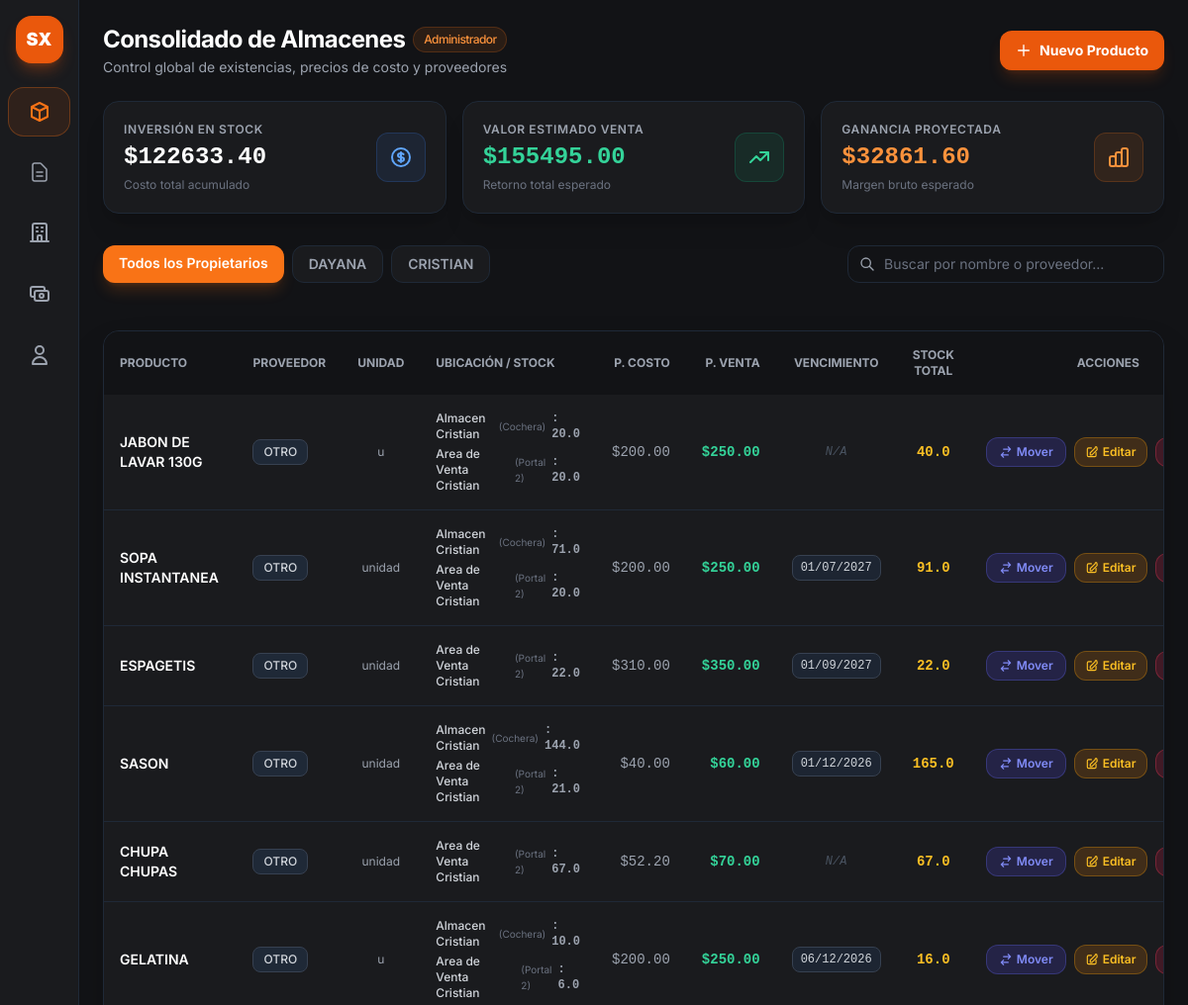
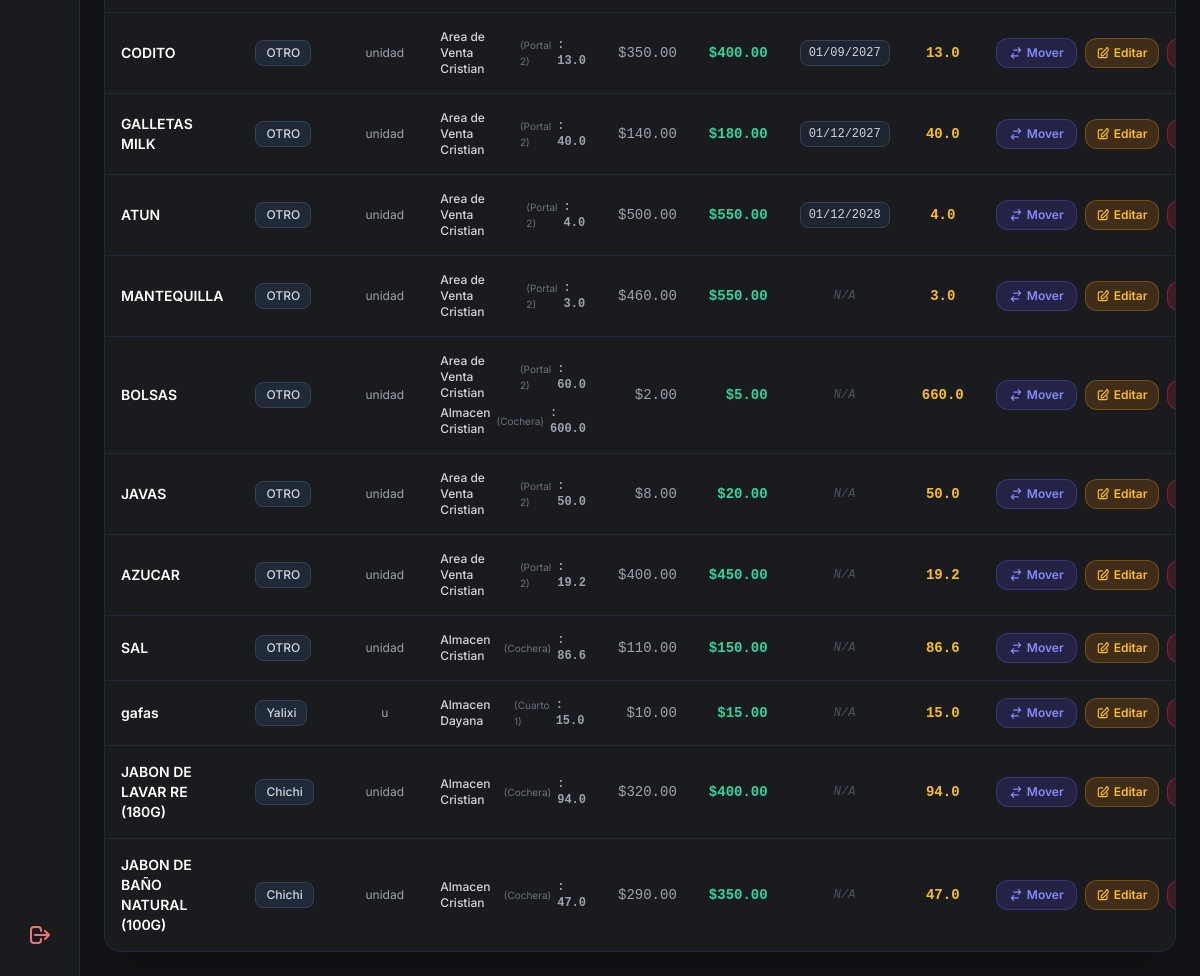
Page /admin (signed in) on the earlier database version (2 pictures, top to bottom).
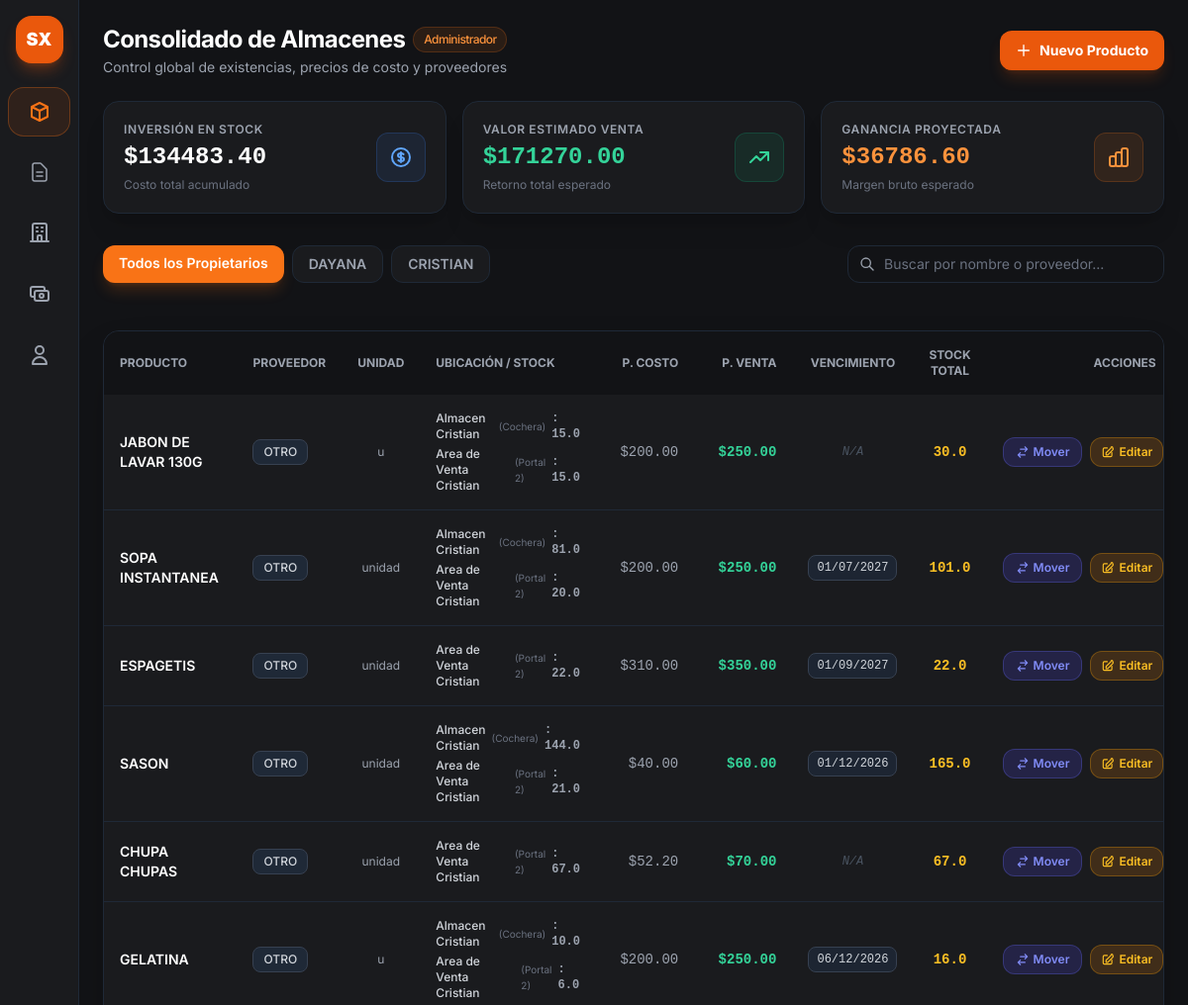
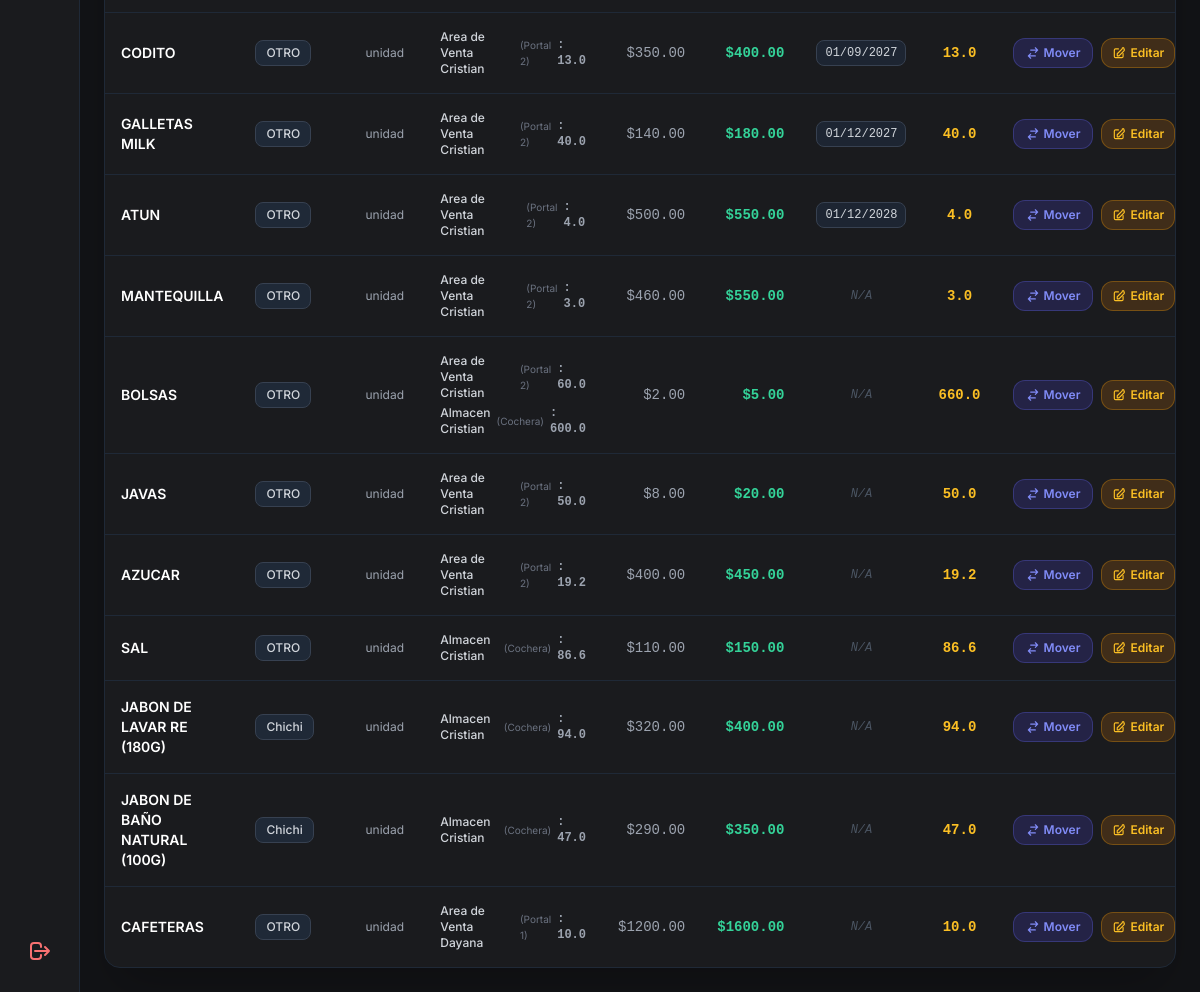
Same page on the later database version (2 pictures, top to bottom).
### app.py (models this page shows, shortened)
class Propietario(db.Model):
    __tablename__ = 'propietarios'
    id = db.Column(db.Integer, primary_key=True)
    nombre = db.Column(db.String(100), nullable=False, unique=True)
    descripcion = db.Column(db.String(200))
    productos = db.relationship('Producto', backref='propietario', lazy=True)

class Producto(db.Model):
    __tablename__ = 'productos'
    id = db.Column(db.Integer, primary_key=True)
    codigo = db.Column(db.String(50), nullable=True)
    nombre = db.Column(db.String(100), nullable=False)
    unidad_medida = db.Column(db.String(20), default='unidad')
    propietario_id = db.Column(db.Integer, db.ForeignKey('propietarios.id'), nullable=True)
    precio_costo = db.Column(db.Float, default=0.0)
    precio_venta = db.Column(db.Float, default=0.0)
    fecha_vencimiento = db.Column(db.Date, nullable=True)
    proveedor_id = db.Column(db.Integer, db.ForeignKey('proveedores.id'), nullable=True)
    proveedor = db.relationship('Proveedor', backref=db.backref('productos', lazy=True))
    estado_pago = db.Column(db.String(20), default="Pagado")
    monto_pendiente = db.Column(db.Float, default=0.0)
    fecha_creacion = db.Column(db.DateTime, default=datetime.utcnow)
    stocks = db.relationship('StockAlmacen', backref='producto', cascade="all, delete-orphan", lazy=True)
    @property
    def cantidad_total(self):
        return sum(s.cantidad for s in self.stocks)

class Proveedor(db.Model):
    __tablename__ = 'proveedores'
    id = db.Column(db.Integer, primary_key=True)
    nombre = db.Column(db.String(100), nullable=False, unique=True)
    telefono = db.Column(db.String(30), nullable=True)
    contacto = db.Column(db.String(100), nullable=True)

class StockAlmacen(db.Model):
    __tablename__ = 'stock_almacen'
    id = db.Column(db.Integer, primary_key=True)
    producto_id = db.Column(db.Integer, db.ForeignKey('productos.id'), nullable=False)
    almacen_id = db.Column(db.Integer, db.ForeignKey('almacenes.id'), nullable=False)
    cantidad = db.Column(db.Float, default=0.0)

class Almacen(db.Model):
    __tablename__ = 'almacenes'
    id = db.Column(db.Integer, primary_key=True)
    nombre = db.Column(db.String(100), nullable=False, unique=True)
    ubicacion = db.Column(db.String(150), nullable=True)
    es_area_venta = db.Column(db.Boolean, default=False)
    stocks = db.relationship('StockAlmacen', backref='almacen', cascade="all, delete-orphan", lazy=True)

### app.py (the view)
@app.route("/admin")
def vista_admin():
    if "user" not in session or session.get("rol") != "admin":
        return redirect(url_for("login"))
    almacenes = Almacen.query.all()
    proveedores = Proveedor.query.all()
    propietarios = Propietario.query.all()
    tipos_operacion = TipoOperacion.query.all()
    conceptos = ConceptoMovimiento.query.all()
    conceptos_json = [
        {"id": c.id, "tipo_id": c.tipo_id, "nombre": c.nombre}
        for c in conceptos
    ]
    propietario_filtro_id = request.args.get("propietario_id", "todos")
    if propietario_filtro_id != "todos" and propietario_filtro_id.isdigit():
        productos = Producto.query.filter_by(
            propietario_id=int(propietario_filtro_id)
        ).all()
    else:
        productos = Producto.query.all()
    inversion_stock = 0.0
    valor_venta = 0.0
    for p in productos:
        stock_total = p.cantidad_total
        costo = p.precio_costo or 0.0
        precio = p.precio_venta or 0.0
        inversion_stock += costo * stock_total
        valor_venta += precio * stock_total
    ganancia_proyectada = valor_venta - inversion_stock
    efectivo_caja = session.get("efectivo_caja", 0.0)
    return render_template(
        "admin_almacenes.html",
        almacenes=almacenes,
        proveedores=proveedores,
        propietarios=propietarios,
        tipos_operacion=tipos_operacion,
        conceptos=conceptos,
        conceptos_json=conceptos_json,  # <--- Variable JSON inyectada
        productos=productos,
        propietario_filtro_id=str(propietario_filtro_id),
        total_invertido=inversion_stock,
        total_venta_estimada=valor_venta,  # Nombre requerido por el HTML
        ganancia_potencial=ganancia_proyectada,  # Nombre requerido por el HTML
        efectivo_caja=efectivo_caja,
        hoy=date.today(),  # Para el cálculo de fecha_vencimiento en el HTML
    )

### app.py (called while the page is built)
@app.context_processor
def inject_today():
    return {'hoy': date.today()}

### templates/admin_almacenes.html (shortened to what the changed rows need)
{% extends "base.html" %}
{% block content %}
<header class="p-6 space-y-6">
    <div class="flex flex-col sm:flex-row sm:items-center justify-between gap-4">
        <div>
            <h1 class="text-2xl font-bold text-white tracking-tight flex items-center gap-2">
                Consolidado de Almacenes
                <span class="text-xs font-medium px-2.5 py-1 rounded-full bg-orange-500/10 text-orange-400 border border-orange-500/20">
                    Administrador
                </span>
            </h1>
        </div>
    </div>
    <div class="grid grid-cols-1 md:grid-cols-3 gap-4">
        <div class="bg-[#1a1b1e] border border-gray-800 rounded-2xl p-5 shadow-xl flex items-center justify-between">
            <div>
                <p class="text-xs font-semibold text-gray-400 uppercase tracking-wider">Inversión en Stock</p>
                <h4 class="text-2xl font-bold text-white font-mono mt-1">
                    ${{ "%.2f"|format(total_invertido) }}
                </h4>
                <p class="text-xs text-gray-500 mt-1">Costo total acumulado</p>
            </div>
        </div>
        <div class="bg-[#1a1b1e] border border-gray-800 rounded-2xl p-5 shadow-xl flex items-center justify-between">
            <div>
                <p class="text-xs font-semibold text-gray-400 uppercase tracking-wider">Valor Estimado Venta</p>
                <h4 class="text-2xl font-bold text-emerald-400 font-mono mt-1">
                    ${{ "%.2f"|format(total_venta_estimada) }}
                </h4>
                <p class="text-xs text-gray-500 mt-1">Retorno total esperado</p>
            </div>
        </div>
        <div class="bg-[#1a1b1e] border border-gray-800 rounded-2xl p-5 shadow-xl flex items-center justify-between">
            <div>
                <p class="text-xs font-semibold text-gray-400 uppercase tracking-wider">Ganancia Proyectada</p>
                <h4 class="text-2xl font-bold text-orange-400 font-mono mt-1">
                    ${{ "%.2f"|format(ganancia_potencial) }}
                </h4>
                <p class="text-xs text-gray-500 mt-1">Margen bruto esperado</p>
            </div>
        </div>
    </div>
    <div class="flex flex-col md:flex-row gap-4 items-center justify-between pt-2">
        <div class="flex flex-wrap gap-2 w-full md:w-auto">
            <a href="?propietario_id=todos"
                class="px-4 py-2 rounded-xl text-sm font-semibold transition-all {% if propietario_filtro_id == 'todos' %}bg-orange-500 text-white shadow-lg shadow-orange-500/20{% else %}bg-[#1a1b1e] text-gray-400 border border-gray-800 hover:bg-gray-800{% endif %}">
                Todos los Propietarios
            </a>
            {% for prop in propietarios %}
            <a href="?propietario_id={{ prop.id }}"
                class="px-4 py-2 rounded-xl text-sm font-semibold transition-all {% if propietario_filtro_id == prop.id|string %}bg-orange-500 text-white shadow-lg shadow-orange-500/20{% else %}bg-[#1a1b1e] text-gray-400 border border-gray-800 hover:bg-gray-800{% endif %}">
                {{ prop.nombre }}
            </a>
            {% endfor %}
        </div>
    </div>
</header>
    <section class="p-6 flex-1">
        <div class="bg-[#1a1b1e] border border-gray-800 rounded-2xl overflow-hidden shadow-2xl">
            <div class="overflow-x-auto">
                <table class="w-full text-left border-collapse text-sm">
                    <thead>
                        <tr class="bg-[#121316] text-gray-400 uppercase text-xs">
                            <th class="p-4">Producto</th>
                            <th class="p-4">Proveedor</th>
                            <th class="p-4 text-center">Unidad</th>
                            <th class="p-4">Ubicación / Stock</th>
                            <th class="p-4 text-right">P. Costo</th>
                            <th class="p-4 text-right">P. Venta</th>
                            <th class="p-4 text-center">Vencimiento</th>
                            <th class="p-4 text-center">Stock Total</th>
                            <th class="p-4 text-center">Acciones</th>
                        </tr>
                    </thead>
                    <tbody class="divide-y divide-gray-800">
                        {% for producto in productos %}
                        <tr class="hover:bg-gray-800/30 text-gray-300">
                            <td class="p-4 font-semibold text-white">
                                {{ producto.nombre }}
                            </td>
                            <td class="p-4 text-gray-400">
                                {% if producto.proveedor %}
                                    <span class="inline-flex items-center gap-1.5 bg-gray-800 px-2.5 py-1 rounded-lg text-xs font-medium text-gray-300 border border-gray-700">
                                        {{ producto.proveedor.nombre }}
                                    </span>
                                {% else %}
                                    <span class="text-xs text-gray-600 italic">Sin proveedor</span>
                                {% endif %}
                            </td>
                            <td class="p-4 text-center text-xs text-gray-400">{{ producto.unidad_medida }}</td>
                            <td class="p-4">
                                <div class="flex flex-col gap-1">
                                    {% for stock in producto.stocks %}
                                        {% if stock.cantidad > 0 %}
                                            <div class="text-xs flex items-center gap-1.5">
                                                <span class="font-medium text-gray-300">{{ stock.almacen.nombre }}</span>
                                                {% if stock.almacen.ubicacion %}
                                                    <span class="text-[10px] text-gray-500">({{ stock.almacen.ubicacion }})</span>
                                                {% endif %}
                                                <span class="font-mono text-gray-400 font-bold ml-auto">: {{ stock.cantidad }}</span>
                                            </div>
                                        {% endif %}
                                    {% else %}
                                        <span class="text-xs text-gray-600 italic">Sin stock asignado</span>
                                    {% endfor %}
                                </div>
                            </td>
                            <td class="p-4 text-right font-mono text-gray-400">
                                ${{ "%.2f"|format(producto.precio_costo) }}
                            </td>
                            <td class="p-4 text-right font-mono font-bold text-emerald-400">
                                ${{ "%.2f"|format(producto.precio_venta) }}
                            </td>
                            <td class="p-4 text-center font-mono text-xs">
                                {% if producto.fecha_vencimiento %}
                                    {% set dias_restantes = (producto.fecha_vencimiento - hoy).days %}
                                    {% if dias_restantes < 0 %}
                                        <span class="px-2.5 py-1 rounded-lg bg-rose-500/20 text-rose-400 border border-rose-500/40 font-semibold inline-flex items-center gap-1" title="Producto Vencido">
                                            <svg class="w-3 h-3" fill="none" stroke="currentColor" viewBox="0 0 24 24"><path stroke-linecap="round" stroke-linejoin="round" stroke-width="2" d="M12 8v4m0 4h.01M21 12a9 9 0 11-18 0 9 9 0 0118 0z"></path></svg>
                                            {{ producto.fecha_vencimiento.strftime('%d/%m/%Y') }}
                                        </span>
                                    {% else %}
                                        <span class="px-2 py-1 rounded-lg bg-gray-800/80 text-gray-300 border border-gray-700 inline-block">
                                            {{ producto.fecha_vencimiento.strftime('%d/%m/%Y') }}
                                        </span>
                                    {% endif %}
                                {% else %}
                                    <span class="text-xs text-gray-600 italic">N/A</span>
                                {% endif %}
                            </td>
                            <td class="p-4 text-center font-mono font-bold text-amber-400">
                                {{ producto.cantidad_total }}
                            </td>
                            <td class="p-4 text-center">
                                <div class="flex items-center justify-center gap-2">
                                    <button type="button" onclick='abrirModalTraslado({{ producto.id }}, "{{ producto.nombre }}")' title="Trasladar Stock"
                                        class="px-3 py-1.5 bg-indigo-600/20 hover:bg-indigo-600 text-indigo-400 hover:text-white border border-indigo-500/30 rounded-xl text-xs font-semibold transition-all inline-flex items-center gap-1">
                                        <svg class="w-3.5 h-3.5" fill="none" stroke="currentColor" viewBox="0 0 24 24">
                                            <path stroke-linecap="round" stroke-linejoin="round" stroke-width="2"
                                                d="M8 7h12m0 0l-4-4m4 4l-4 4m0 6H4m0 0l4 4m-4-4l4-4"></path>
                                        </svg>
                                        Mover
                                    </button>
                                    <button type="button" onclick="abrirModalEditarProducto(this)" data-id="{{ producto.id }}"
                                        data-nombre="{{ producto.nombre }}" data-unidad="{{ producto.unidad_medida or 'u' }}"
                                        data-costo="{{ producto.precio_costo }}" data-venta="{{ producto.precio_venta }}"
                                        data-proveedor="{{ producto.proveedor_id or '' }}"
                                        data-vencimiento="{% if producto.fecha_vencimiento %}{{ producto.fecha_vencimiento.strftime('%Y-%m-%d') }}{% endif %}"
                                        title="Editar Producto"
                                        class="px-2.5 py-1.5 bg-amber-600/20 hover:bg-amber-600 text-amber-400 hover:text-white border border-amber-500/30 rounded-xl text-xs font-semibold transition-all inline-flex items-center gap-1">
                                        <svg class="w-3.5 h-3.5" fill="none" stroke="currentColor" viewBox="0 0 24 24">
                                            <path stroke-linecap="round" stroke-linejoin="round" stroke-width="2"
                                                d="M11 5H6a2 2 0 00-2 2v11a2 2 0 002 2h11a2 2 0 002-2v-5m-1.414-9.414a2 2 0 012.828 0L20.5 5.5a2 2 0 010 2.828l-8.5 8.5H9v-3.5l8.5-8.5z">
                                            </path>
                                        </svg>
                                        Editar
                                    </button>
                                    <form action="{{ url_for('eliminar_producto', id=producto.id) }}" method="POST" onsubmit="return confirm('¿Estás seguro de que deseas eliminar este producto? Esta acción borrará también su stock en todos los almacenes.');" class="inline">
                                        <button type="submit"
                                            title="Eliminar Producto"
                                            class="px-2.5 py-1.5 bg-rose-600/20 hover:bg-rose-600 text-rose-400 hover:text-white border border-rose-500/30 rounded-xl text-xs font-semibold transition-all inline-flex items-center gap-1">
                                        </button>
                                    </form>
                                </div>
                            </td>
                        </tr>
                        {% endfor %}
                    </tbody>
                </table>
            </div>
        </div>
    </section>
{% endblock %}

Differences in the rows shown:
removed Producto: nombre "gafas", proveedor.nombre "Yalixi", unidad_medida "u", precio_costo "10.00", precio_venta "15.00", shows "N/A", cantidad_total "15.0"
removed StockAlmacen: almacen.nombre "Almacen Dayana", almacen.ubicacion "Cuarto 1", cantidad "15.0", shown under "gafas"
changed through a linked row, Producto "JABON DE LAVAR 130G": cantidad_total "40.0" → "30.0"
changed StockAlmacen (number 1 of 22 on the later page): cantidad "20.0" → "15.0"
changed StockAlmacen (number 2 of 22 on the later page): cantidad "20.0" → "15.0"
changed through a linked row, Producto "SOPA INSTANTANEA": cantidad_total "91.0" → "101.0"
changed StockAlmacen (number 3 of 22 on the later page): cantidad "71.0" → "81.0"
added Producto: nombre "CAFETERAS", proveedor.nombre "OTRO", unidad_medida "unidad", precio_costo "1200.00", precio_venta "1600.00", shows "N/A", cantidad_total "10.0"
added StockAlmacen: almacen.nombre "Area de Venta Dayana", almacen.ubicacion "Portal 1", cantidad "10.0", shown under "CAFETERAS"
Other differences:
{{ "%.2f"|format(total_invertido) }}: "122633.40" → "134483.40"
{{ "%.2f"|format(total_venta_estimada) }}: "155495.00" → "171270.00"
{{ "%.2f"|format(ganancia_potencial) }}: "32861.60" → "36786.60"
